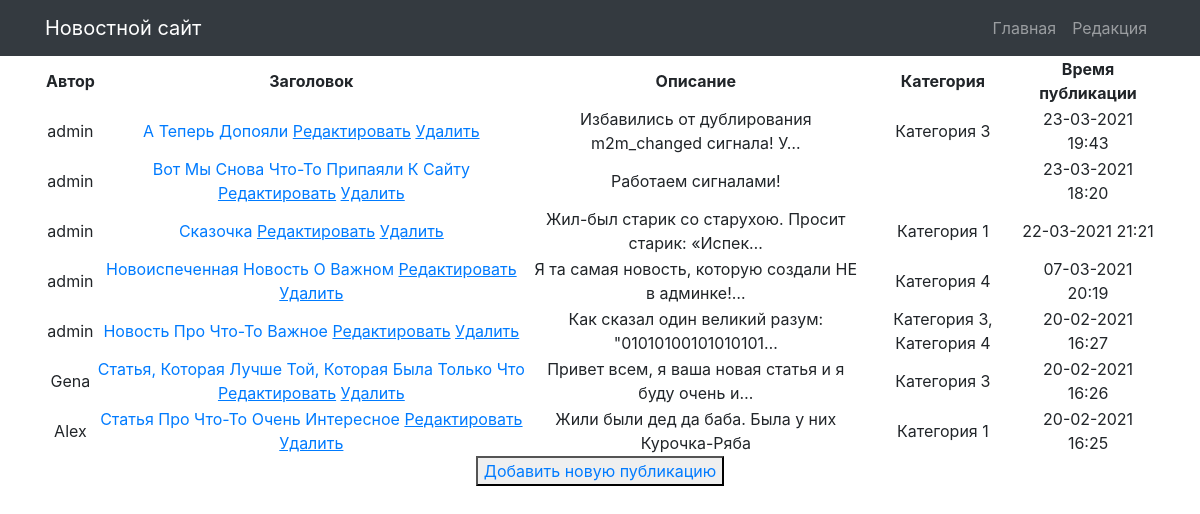
/full/ (signed in), run on an earlier commit of the app's database.
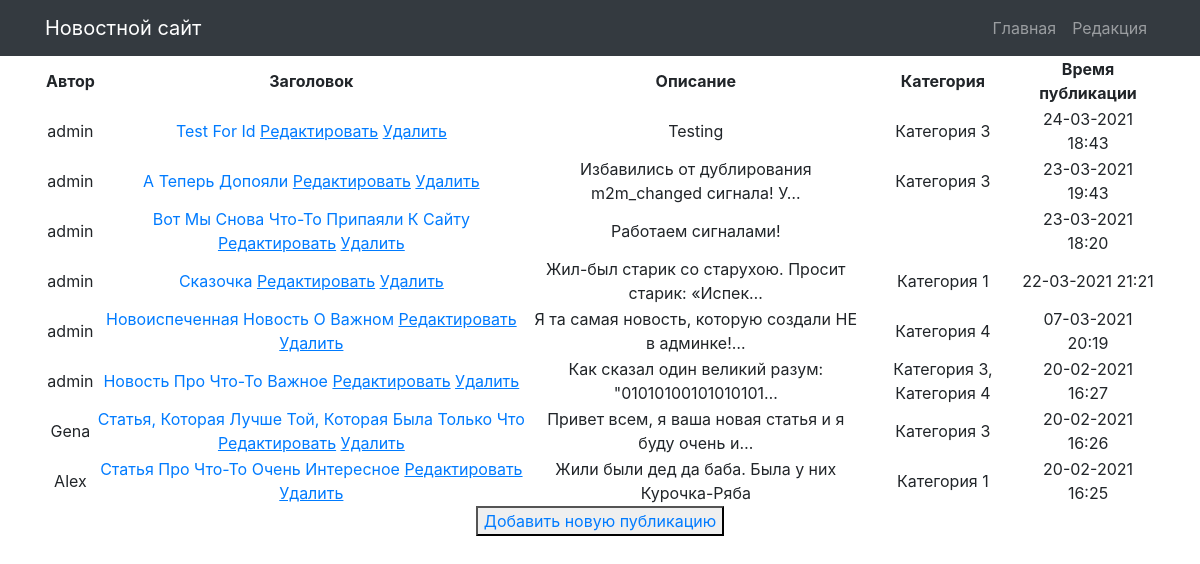
And on a later commit of the database.
### news/models.py (models this page shows, shortened)
class Post(models.Model):
    ARTICLE_TYPES = (
        ('news', 'Новости'), ('article', 'Статья')
    )
    article_author = models.ForeignKey(Author, on_delete=models.CASCADE, verbose_name='Автор статьи или новости',
                                       related_name='posts')
    article_choice = models.CharField(max_length=50, choices=ARTICLE_TYPES)
    article_time_in = models.DateTimeField(auto_now_add=True, verbose_name='Дата создания')
    article_category = models.ManyToManyField(Category, verbose_name='Категория публикации')
    article_title = models.CharField(max_length=255, verbose_name='Название статьи или новости')
    article_text = models.TextField(verbose_name='Основной текст статьи')
    article_rating = models.IntegerField(default=0, verbose_name='Рейтинг публикации')
    class Meta:
        verbose_name = 'Пост'
        verbose_name_plural = 'Посты'

class Author(models.Model):
    author_user = models.OneToOneField(User, on_delete=models.CASCADE, verbose_name='Автор')
    author_rating = models.IntegerField(default=0, verbose_name='Рейтинг автора')
    def __str__(self):
        return self.author_user.username
    class Meta:
        verbose_name = 'Автор'
        verbose_name_plural = 'Авторы'

class Category(models.Model):
    category_name = models.CharField(max_length=255, unique=True, verbose_name='Наименование категории')
    category_subscriber = models.ManyToManyField(User, blank=True, verbose_name="Подписчик категории")
    def __str__(self):
        return self.category_name
    class Meta:
        verbose_name = 'Категория'
        verbose_name_plural = 'Категории'

### news/views.py (the view)
# urls.py: path('full/', FullNews.as_view(), name='posts_full'),
class FullNews(LoginRequiredMixin, PermissionRequiredMixin, ListView):
    model = Post
    template_name = 'posts_full.html'
    context_object_name = 'posts'
    ordering = ['-article_time_in']
    paginate_by = 1  # поставим постраничный вывод в один элемент
    permission_required = ('news.view_post',)
    def get_context_data(self, **kwargs):
        context = super().get_context_data(**kwargs)
        context['time_now'] = datetime.utcnow()
        context['value1'] = None  # добавим ещё одну пустую переменную, чтобы на её примере посмотреть работу другого
        context['test'] = ''
        context['filter'] = NewsFilter(self.request.GET, queryset=self.get_queryset())
        context['is_not_author'] = not self.request.user.groups.filter(name='authors').exists()
        return context

### news/templatetags/custom_filters.py (called while the page is built)
@register.filter(name='censor')
def censor(value):
    if "плохое слово 1" or "плохое слово 2" or "плохое слово 3" in value:
        value.replace("плохое слово 1", "***")
        value.replace("плохое слово 2", "***")
        value.replace("плохое слово 3", "***")
        return value
    else:
        return value

### Templates/posts_full.html (shortened to what this page needs)
{% extends 'default.html' %}
{% load custom_filters %}
{% block content %}
<table>
    <thead>
        <th>
            Автор
        </th>
        <th>
            Заголовок
        </th>
        <th>
            Описание
        </th>
        <th>
            Категория
        </th>
        <th>
            Время публикации
        </th>
    </thead>
    {% for post in filter.qs %}
    <tr>
        <td>
            {{ post.article_author }}
        </td>
        <td>
            <a href="{% url 'post_detail' post.id %}">{{ post.article_title | title | censor }}</a>
            <a href="{% url 'post_update' post.id %}"><u>Редактировать</u></a>
            <a href="{% url 'post_delete' post.id %}"><u> Удалить </u></a>
        </td>
        <td>
            {{ post.article_text | censor | truncatechars:50}}
        </td>
        <td>
            {{ post.article_category.all | join:", " }}
        </td>
        <td>
            {{ post.article_time_in | date:"d-m-Y H:i" }}
        </td>
    </tr>
    {% endfor %}
</table>
<button><a href="{% url 'post_create' %}">Добавить новую публикацию</a></button><br>
{% endblock content %}

What changed in the data, as far as the page shows it:
added Post: article_author "admin", article_title|censor "Test For Id", article_text|censor "Testing", article_category.all "Категория 3", article_time_in "24-03-2021 18:43"
